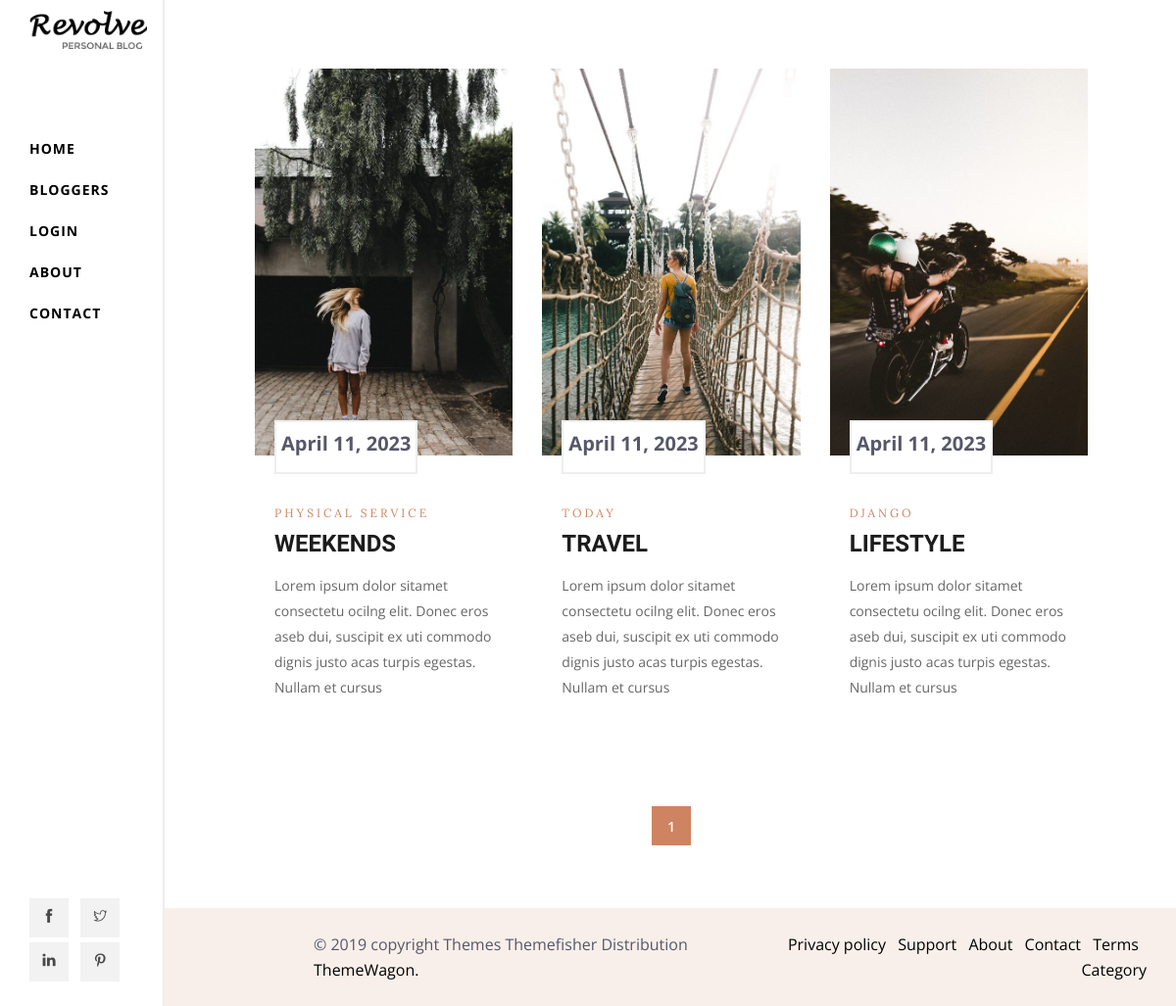
/blog/blogs/, run on the app's committed database.
### blog/models.py (models this page shows, shortened)
class Blog(models.Model):
    category = models.ForeignKey(BlogCategory, on_delete=models.SET_NULL, null=True)
    name = models.CharField(max_length=200)
    author = models.ForeignKey(BlogAuthor, on_delete=models.SET_NULL, null=True)
    description = models.TextField(max_length=2000, help_text="Enter Your Blog Text Here")
    post_date = models.DateField(default=date.today)
    banner_image = models.ImageField(upload_to='images/blog-images/')
    blog_short_description = models.CharField(max_length=255, default="Enter A short Description")
    class Meta:
        ordering = ['-post_date']
    def get_absolute_url(self):
        return reverse('blog-detail', args=[str(self.id)])

class BlogCategory(models.Model):
    name = models.CharField(max_length=40, default='Category')
    def __str__(self):
        return self.name

### blog/views.py (the view)
# urls.py: path('blogs/', views.BlogListView.as_view(), name='blogs'),
class BlogListView(generic.ListView):
    model = Blog
    template_name = 'blog/index.html'
    paginate_by = 6

### blog/templates/blog/index.html (shortened to what this page needs)
{% extends 'blog/base.html' %}
{% block body %}
    {% load static %}
    <body>
    <div class="section-padding pb-0">
        <div class="sidebar d-none d-lg-block">
            <div class="sidebar-sticky">
                <div class="logo-wrapper">
                    <a class="navbar-brand" href="{% url 'blogs' %}">
                        <img src="{% static 'blog/images/logo.png' %}" alt="" class="img-fluid">
                    </a>
                </div>
                <div class="main-menu">
                    <nav class="navbar navbar-expand-lg p-0">
                        <div class="navbar-collapse collapse" id="navbarsExample09" style="">
                            <ul class="list-unstyled ">
                                <li class="nav-item">
                                    <a class="nav-link" href="#">Home </a>
                                </li>
                                <li class="nav-item dropdown">
                                    <a class="nav-link" href="{% url 'bloggers' %}" aria-expanded="false">Bloggers</a>
                                </li>
                                {% if user.is_authenticated %}
                                    <li class="nav-item">
                                        <a class="nav-link" href="{% url 'logout' %}">Logout</a>
                                    </li>
                                {% else %}
                                    <li class="nav-item">
                                        <a class="nav-link" href="{% url 'login' %}">Login</a>
                                    </li>
                                {% endif %}
                                <li class="nav-item">
                                    <a class="nav-link" href="about.html">About</a>
                                </li>
                                <li class="nav-item">
                                    <a class="nav-link" href="contact.html">Contact</a>
                                </li>
                            </ul>
                        </div>
                    </nav>
                </div>
                <div class="header-social-wrapper">
                    <ul class="list-inline mb-0">
                        <li class="list-inline-item"><a href="#"><i class="ti-facebook"></i></a></li>
                        <li class="list-inline-item"><a href="#"><i class="ti-twitter"></i></a></li>
                        <li class="list-inline-item"><a href="#"><i class="ti-linkedin"></i></a></li>
                        <li class="list-inline-item"><a href="#"><i class="ti-pinterest"></i></a></li>
                    </ul>
                </div>
            </div>
        </div>
        <div class="content">
            <div class="row">
                {% if blog_list %}
                    {% for blog in blog_list %}
                        <div class="col-lg-4 col-md-4 col-sm-6">
                            <article class="post-grid mb-5 ">
                                <a class="post-thumb mb-4 d-block" href="{{ blog.get_absolute_url }}">
                                    <img src="{{ blog.banner_image.url }}" alt="Blog image" class="img-fluid w-100">
                                </a>
                                <div class="post-content-grid">
                                    <div class="label-date">
                                        <span class="day">{{ blog.post_date }}</span>
                                    </div>
                                    <a href="{{ blog.get_absolute_url }}"><span
                                            class="cat-name text-color font-extra font-sm text-uppercase letter-spacing">{{ blog.name }}</span></a>
                                    <h3 class="post-title mt-1">{{ blog.category }}</h3>
                                    <p>{{ blog.blog_short_description }}</p>
                                </div>
                            </article>
                        </div>
                    {% endfor %}
                {% endif %}
            </div>
            <div class="pagination pt-4 mb-5 justify-content-center">
                <ul class="list-inline">
                    <li class="list-inline-item"><a href="#" class="active">{{ page_obj.number }} </a></li>
                </ul>
            </div>
        </div>
    </div>
    </body>
{% endblock body %}

### blog/static/blog/css/style.css (style rules this page uses)
body, p { font-family: "Open Sans", sans-serif; line-height: 26px; font-size: 16px; text-rendering: optimizeLegibility; color: #666; font-weight: 400; }
html { overflow-x: hidden; width: 100%; height: 100%; }
h1, .h1, h2, .h2, h3, .h3, h4, .h4, h5, .h5, h6, .h6 { color: #1c1c1c; font-weight: 600; font-family: "Unna", serif; }
h3, .h3 { font-size: 24px; font-weight: 700; }
.font-extra { font-family: "Lora", serif; }
body { background: #fff; color: #575769; }
html, body { height: 100%; }
a { transition: all 0.3s ease-in-out; color: #000; }
a:link, a:visited { text-decoration: none; }
.section-padding { padding: 70px 0; position: relative; }
.letter-spacing { letter-spacing: 3px; }
.font-sm { font-size: 12px !important; }
.text-color { color: #ce8460; }
.sidebar { position: relative; overflow: hidden; width: 100%; height: 100%; }
.content { width: 85%; margin: 0 auto; padding-left: 170px; }
.sidebar-sticky { position: fixed; left: 0px; top: 0px; background-color: #fff; padding-left: 30px; z-index: 99999; height: 100%; width: 14%; border-right: 2px solid #eee; }
.main-menu a { color: #000; display: inline-block; line-height: 26px; text-transform: uppercase; font-size: 14px; font-weight: 700; padding-left: 0px; letter-spacing: 1px; }
.main-menu { padding: 70px 0 150px; }
.header-social-wrapper { position: absolute; bottom: 20px; display: inline-block; margin: 10px 0 0; z-index: 100; }
.header-social-wrapper ul li a { font-size: 14px; padding: 0px 10px; width: 40px; height: 40px; margin-bottom: 5px; text-align: center; background: rgba(0, 0, 0, 0.05); display: inline-block; padding-top: 6px; color: rgba(0, 0, 0, 0.7); }
.label-date .day { font-weight: 700; display: block; }
.label-date span.day { font-size: 20px; line-height: 1em; font-weight: 700; margin-bottom: 7px; }
.label-date span { display: block; }
.label-date { border: 2px solid #eee; background-color: #fff; padding: 12px 5px; text-align: center; z-index: 9; position: absolute; margin-top: -80px; }
.post-content-grid { padding: 20px; }
.post-content-grid p { font-size: 14px; margin-top: 15px; }
.pagination ul li a { width: 40px; height: 40px; background: #f5f5f5; display: inline-block; text-align: center; font-weight: 600; padding-top: 8px; font-size: 14px; }
.pagination ul li a.active { background: #ce8460; color: #fff; border-color: #ce8460; }
.post-title { text-transform: capitalize; }
.post-grid span { font-size: 15px; }

### data on the page
Blog: banner_image (picture), post_date "April 11, 2023", name "PHYSICAL SERVICE", category "WEEKENDS", blog_short_description "Lorem ipsum dolor sitamet consectetu ocilng elit. Donec eros aseb dui, suscipit ex uti commodo dignis justo acas turpis egestas. Nullam et cursus"
Blog: banner_image (picture), post_date "April 11, 2023", name "TODAY", category "TRAVEL", blog_short_description "Lorem ipsum dolor sitamet consectetu ocilng elit. Donec eros aseb dui, suscipit ex uti commodo dignis justo acas turpis egestas. Nullam et cursus"
Blog: banner_image (picture), post_date "April 11, 2023", name "DJANGO", category "LIFESTYLE", blog_short_description "Lorem ipsum dolor sitamet consectetu ocilng elit. Donec eros aseb dui, suscipit ex uti commodo dignis justo acas turpis egestas. Nullam et cursus"

### other printed values
{{ page_obj.number }} "1"
